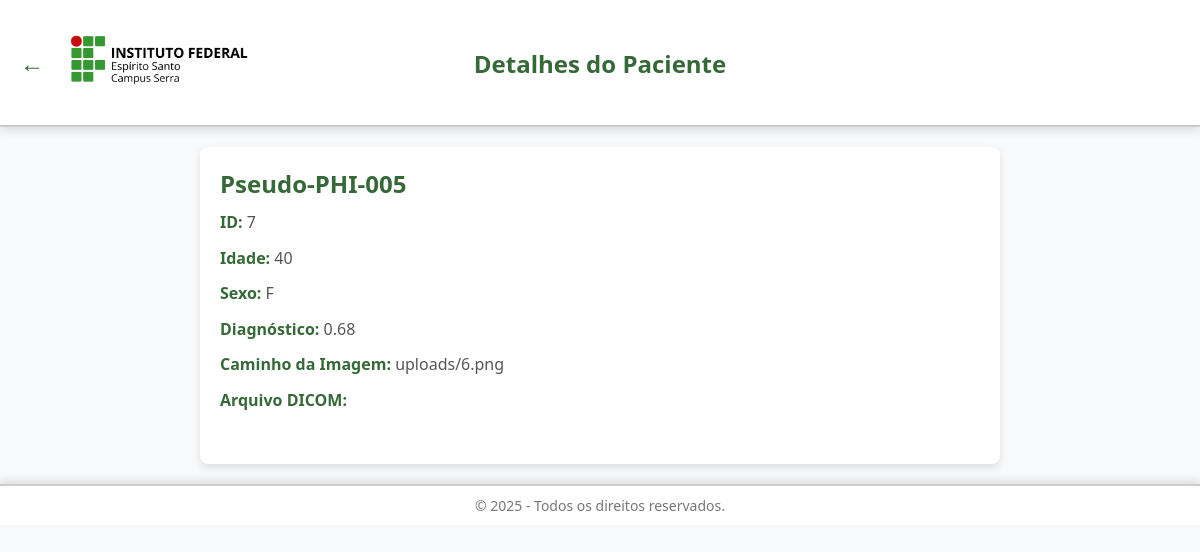
Page /detalhe_removidos/7 on the committed database.
### tables this page shows
CREATE TABLE pacientes_removidos (
        id INTEGER PRIMARY KEY AUTOINCREMENT,
        patient_name TEXT NOT NULL,
        idade INTEGER,
        sexo TEXT,
        diagnostico REAL,
        caminho_imagem TEXT
    , filename_cam TEXT NOT NULL);

### app.py (the view)
@app.route('/detalhe_removidos/<int:id>')
def detalhe_removidos(id):
    conn = get_db_connection_pacientes()
    cursor = conn.cursor()
    cursor.execute("SELECT * FROM pacientes_removidos WHERE id = ?", (id,))
    paciente = cursor.fetchone()
    conn.close()
    if not paciente:
        flash("Paciente removido não encontrado!", "error")
        return redirect(url_for('pacientes_analisados'))
    return render_template('detalhe_removidos.html', paciente=paciente)

### app.py (called while the page is built)
def get_db_connection_pacientes():
    conn = sqlite3.connect('pacientes.db')  # Troquei users.db para pacientes.db
    conn.row_factory = sqlite3.Row
    return conn

### templates/detalhe_removidos.html (shortened to what this page needs)
<!DOCTYPE html>
<html lang="en">
<head>
    <link rel="stylesheet" type="text/css" href="{{ url_for('static', filename='detalhe_removidos.css') }}">
</head>
<body>
    <header class="cabecalho">
        <div class="voltar-logo-container">
            <div class="botao-voltar">
                <a href="{{ url_for('pacientes_analisados') }}" class="btn-voltar">&#8592;</a>
            </div>
            <div class="logo-container">
                <img src="{{ url_for('static', filename='img/serra-horizontal-cor.png') }}" alt="Logo">
            </div>
        </div>
        <h1 class="titulo-centralizado">Detalhes do Paciente</h1>
    </header>
    <main class="conteudo-sobre">
        <section class="secao">
            <h2>{{ paciente['patient_name'] }}</h2>
            <p><strong>ID:</strong> {{ paciente['id'] }}</p>
            <p><strong>Idade:</strong> {{ paciente['idade'] }}</p>
            <p><strong>Sexo:</strong> {{ paciente['sexo'] }}</p>
            <p><strong>Diagnóstico:</strong> {{ "%.2f"|format(paciente['diagnostico']) }}</p>
            <p><strong>Caminho da Imagem:</strong> {{ paciente['caminho_imagem'] }}</p>
            <p><strong>Arquivo DICOM:</strong> {{ paciente['filename_dcm'] }}</p>
        </section>
    </main>
    <footer class="rodape">
        <p>&copy; 2025 - Todos os direitos reservados.</p>
    </footer>
</body>
</html>

### static/detalhe_removidos.css (style rules this page uses)
* { margin: 0; padding: 0; box-sizing: border-box; }
body { font-family: 'Segoe UI', Tahoma, Geneva, Verdana, sans-serif; background-color: #f8f9fa; color: #333; display: flex; flex-direction: column; align-items: center; overflow-y: auto; height: 100vh; }
.cabecalho { position: relative; width: 100%; padding: 20px; background-color: white; box-shadow: 0px 4px 8px rgba(0, 0, 0, 0.1); border-bottom: 2px solid #ccc; display: flex; align-items: center; justify-content: space-between; }
.voltar-logo-container { display: flex; align-items: center; gap: 15px; }
.botao-voltar { display: flex; align-items: center; }
.btn-voltar { font-size: 24px; color: #356937; text-decoration: none; cursor: pointer; transition: transform 0.3s ease, color 0.3s ease; }
.logo-container img { max-width: 200px; max-height: 200px; width: auto; height: auto; opacity: 0; animation: fadeIn 1s ease forwards; transition: transform 0.3s ease; }
.titulo-centralizado { font-size: 24px; color: #356937; font-weight: bold; margin: 0; position: absolute; left: 50%; top: 50%; transform: translate(-50%, -50%); z-index: 1; }
.conteudo-sobre { width: 100%; max-width: 800px; margin: 20px auto; padding: 20px; background-color: white; box-shadow: 0px 4px 8px rgba(0, 0, 0, 0.1); border-radius: 8px; text-align: center; }
.secao { margin-bottom: 30px; text-align: left; }
.secao h2 { font-size: 24px; color: #356937; margin-bottom: 10px; }
.secao p { font-size: 16px; line-height: 1.6; color: #555; margin-bottom: 10px; }
.secao strong { color: #356937; font-weight: bold; }
.rodape { text-align: center; padding: 10px; background-color: white; box-shadow: 0px -4px 8px rgba(0, 0, 0, 0.1); border-top: 2px solid #ccc; width: 100%; font-size: 14px; color: #777; }

### rows in the picture
pacientes_removidos: patient_name "Pseudo-PHI-005", id "7", idade "40", sexo "F", diagnostico "0.68", caminho_imagem "uploads/6.png"
